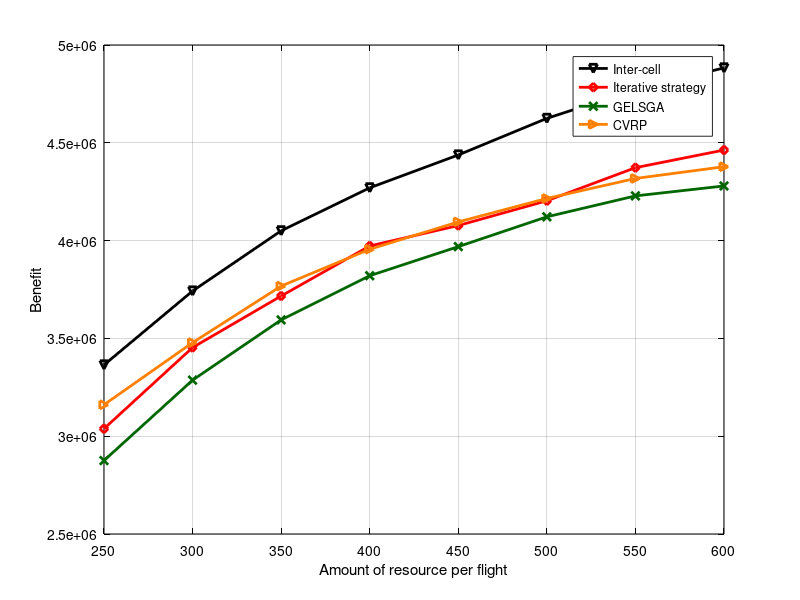

MATLAB code to generate this figure: (Note: this script raises an error after producing the figure.)
x = [250 300 350 400 450 500 550 600];
y3 = [3.0383	3.45329	3.71671	3.97256	4.07706	4.20367	4.37279	4.46291]; % iterative
y4 = [3.36447	3.74234	4.05015	4.26982	4.43783	4.62489	4.77201	4.88302]; % inter-cell
y5 = [2.87551	3.28655	3.59465	3.82043	3.96918	4.12161	4.22857	4.27935];% GELSGA
y6 = [3.16081	3.47843	3.76755	3.95582	4.09559	4.21553	4.31758	4.3778];% CVRP
y3 = y3*1000000;
y4 = y4*1000000;
y5 = y5*1000000;
y6 = y6*1000000;
close all;
figure1 = figure;
% Create axes
axes1 = axes('Parent',figure1);
plot(x,y4,'-kv', 'LineWidth',2);
hold on;
grid on;
plot(x,y3,'-rd', 'LineWidth',2);
plot(x,y5,'-x','Color',[0 0.4 0], 'LineWidth',2);
plot(x,y6,'->','Color',[1 0.5 0], 'LineWidth',2);
xlabel('Amount of resource per flight');
ylabel('Benefit');
legend('Inter-cell','Iterative strategy', 'GELSGA', 'CVRP');
set(axes1,'XColor',[0 0 0],'YColor',[0 0 0]);
ytickformat('%,4.4g');
xtickformat('%,4.4g');
xticks([250 300 350 400 450 500 550 600]);
xlim([250 600]);
hold off;